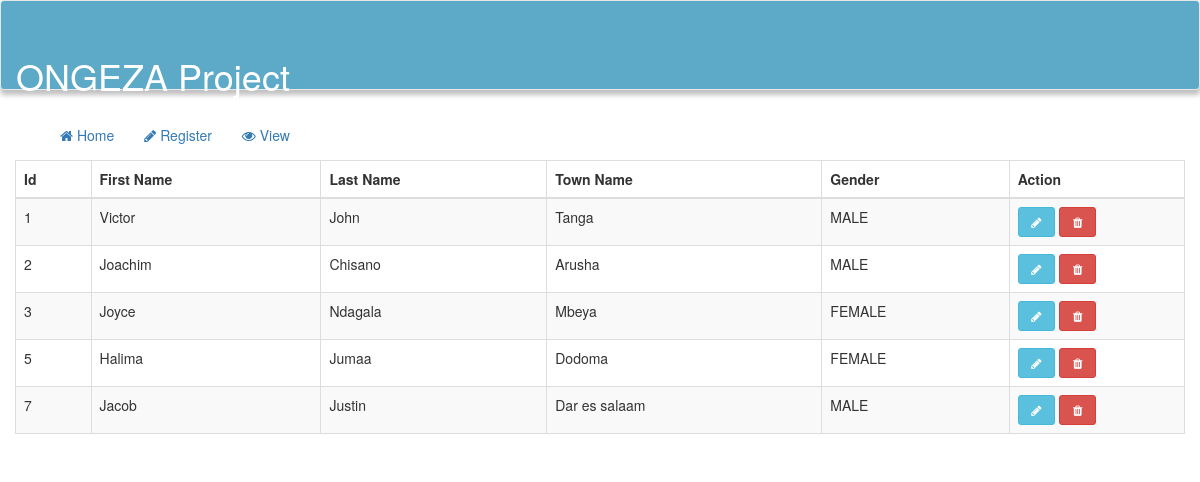
Page /pages/view.php on the committed database.
### tables this page shows
CREATE TABLE `customer` (
  `id` int(11) NOT NULL,
  `first_name` varchar(25) NOT NULL,
  `last_name` varchar(25) NOT NULL,
  `town_name` varchar(25) NOT NULL,
  `gender_id` int(11) NOT NULL,
  `is_deleted` int(11) NOT NULL DEFAULT 0
);

CREATE TABLE `gender` (
  `id` int(11) NOT NULL,
  `gender_name` varchar(25) NOT NULL
);

### pages/view.php (the view)
<?php include 'header.php'; ?>
<div class="row">
	<table width="100%" class="table table-striped table-bordered table-hover" id="dataTables-example">
        <thead>
            <tr>
                <th>Id</th>
                <th>First Name</th>
                <th>Last Name</th>
                <th>Town Name</th>
                <th>Gender</th>
                <th>Action</th>
            </tr>
        </thead>
        <tbody>
        <?php
			$q = "SELECT c.`id`,c.`first_name`,c.`last_name`,c.`town_name`,g.`gender_name` FROM `customer` as c,`gender` as g WHERE c.`gender_id` = g.`id` AND c.`is_deleted` = 0 ";
			$res = mysqli_query($con,$q);
			while ($data = mysqli_fetch_assoc($res)) {
				?>
				<tr>
				<td><?php echo $data['id']; ?></td>
				<td><?php echo $data['first_name']; ?></td>
				<td><?php echo $data['last_name']; ?></td>
				<td><?php echo $data['town_name']; ?></td>
				<td><?php echo $data['gender_name']; ?></td>
				<td width="15%">
					<a href="update.php?id=<?php echo $data['id']; ?>" class="btn btn-sm btn-info"><i class="fa fa-pencil fa-fw"></i></a>
                    <a href="delete.php?id=<?php echo $data['id']; ?>" class="btn btn-sm btn-danger" onclick="return confirm('Are you sure you want to delete  this customer?')"><i class="fa fa-trash fa-fw"></i></a>
                </td>
				</tr>
		<?php
			}
		?>
        </tbody>
    </table>
</div>
<?php include 'footer.php'; ?>

### pages/header.php (shortened to what this page needs)
<!DOCTYPE html>
<html>
<head>
	<link rel="stylesheet" href="../assets/css/bootstrap.css">
	<link rel="stylesheet" href="../assets/font-awesome/css/font-awesome.css">
	<link rel="stylesheet" href="../assets/css/custom.css">
</head>
<body>
    <nav class="navbar navbar-default navu">
		<div class="container-fluid">
			<div class="navbar-header colo">
				<div class="logo">
                    <h1>ONGEZA Project</h1>
                </div>
			</div>
		</div>
	</nav>
	<div class="container">
		<div class="collapse navbar-collapse">
		        <ul class="nav navbar-nav">
		            <li><a href="../index.php" ><span class="fa fa-home"></span>&nbsp;Home</a></li>
		            <li><a href="register.php" ><span class="fa fa-pencil"></span>&nbsp;Register</a></li>
		            <li><a href="view.php" ><span class="fa fa-eye"></span>&nbsp;View</a></li>
		        </ul>
		</div>

### pages/footer.php
	</div>
</body>
</html>

### assets/css/custom.css (style rules this page uses)
.navu { background-color: #5daac8; background-size:cover; height:90px; box-shadow: 0.5px 5px 5px #C0C0C0; }
.colo { padding-top:35px; color:#fff; text-align:center; font-size: 34px; }

### rows in the picture
customer: id "1", first_name "Victor", last_name "John", town_name "Tanga", gender.gender_name "MALE"
customer: id "2", first_name "Joachim", last_name "Chisano", town_name "Arusha", gender.gender_name "MALE"
customer: id "3", first_name "Joyce", last_name "Ndagala", town_name "Mbeya", gender.gender_name "FEMALE"
customer: id "5", first_name "Halima", last_name "Jumaa", town_name "Dodoma", gender.gender_name "FEMALE"
customer: id "7", first_name "Jacob", last_name "Justin", town_name "Dar es salaam", gender.gender_name "MALE"
